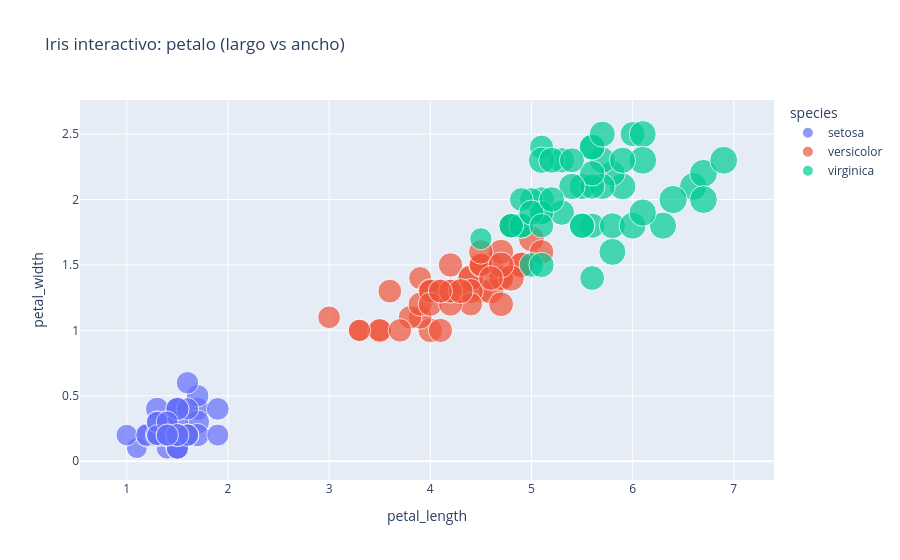

Source (notebook cell):
### Markdown cell above
### ✨ Gráfico interactivo con Plotly Express

Plotly genera gráficos con los que puedes **interactuar**: pasar el ratón para ver valores, hacer zoom o aislar categorías haciendo clic en la leyenda. Ideal para explorar y para reportes web.

### Code cell
# Scatter INTERACTIVO: mismas variables, pero ahora puedes pasar el raton encima
fig = px.scatter(
    df,
    x="petal_length",
    y="petal_width",
    color="species",          # un color por especie
    size="sepal_length",      # el tamano del punto refleja el largo del sepalo
    hover_data=["sepal_width"],  # info extra al pasar el raton
    title="Iris interactivo: petalo (largo vs ancho)",
)
fig.show()

### Figure 1 — Plotly figure (JSON) as saved in the notebook; plotly's stock layout.template omitted (floating-point values rounded to 4 significant figures)
{"data": [{"customdata": [[3.5], [3.0], [3.2], [3.1], [3.6], [3.9], [3.4], [3.4], [2.9], [3.1], [3.7], [3.4], [3.0], [3.0], [4.0], [4.4], [3.9], [3.5], [3.8], [3.8], [3.4], [3.7], [3.6], [3.3], [3.4], [3.0], [3.4], [3.5], [3.4], [3.2], [3.1], [3.4], [4.1], [4.2], [3.1], [3.2], [3.5], [3.1], [3.0], [3.4], [3.5], [2.3], [3.2], [3.5], [3.8], [3.0], [3.8], [3.2], [3.7], [3.3]], "hovertemplate": "species=setosa<br>petal_length=%{x}<br>petal_width=%{y}<br>sepal_length=%{marker.size}<br>sepal_width=%{customdata[0]}<extra></extra>", "legendgroup": "setosa", "marker": {"color": "#636efa", "size": [5.1, 4.9, 4.7, 4.6, 5.0, 5.4, 4.6, 5.0, 4.4, 4.9, 5.4, 4.8, 4.8, 4.3, 5.8, 5.7, 5.4, 5.1, 5.7, 5.1, 5.4, 5.1, 4.6, 5.1, 4.8, 5.0, 5.0, 5.2, 5.2, 4.7, 4.8, 5.4, 5.2, 5.5, 4.9, 5.0, 5.5, 4.9, 4.4, 5.1, 5.0, 4.5, 4.4, 5.0, 5.1, 4.8, 5.1, 4.6, 5.3, 5.0], "sizemode": "area", "sizeref": 0.01975, "symbol": "circle"}, "mode": "markers", "name": "setosa", "orientation": "v", "showlegend": true, "type": "scatter", "x": [1.4, 1.4, 1.3, 1.5, 1.4, 1.7, 1.4, 1.5, 1.4, 1.5, 1.5, 1.6, 1.4, 1.1, 1.2, 1.5, 1.3, 1.4, 1.7, 1.5, 1.7, 1.5, 1.0, 1.7, 1.9, 1.6, 1.6, 1.5, 1.4, 1.6, 1.6, 1.5, 1.5, 1.4, 1.5, 1.2, 1.3, 1.5, 1.3, 1.5, 1.3, 1.3, 1.3, 1.6, 1.9, 1.4, 1.6, 1.4, 1.5, 1.4], "xaxis": "x", "y": [0.2, 0.2, 0.2, 0.2, 0.2, 0.4, 0.3, 0.2, 0.2, 0.1, 0.2, 0.2, 0.1, 0.1, 0.2, 0.4, 0.4, 0.3, 0.3, 0.3, 0.2, 0.4, 0.2, 0.5, 0.2, 0.2, 0.4, 0.2, 0.2, 0.2, 0.2, 0.4, 0.1, 0.2, 0.1, 0.2, 0.2, 0.1, 0.2, 0.2, 0.3, 0.3, 0.2, 0.6, 0.4, 0.3, 0.2, 0.2, 0.2, 0.2], "yaxis": "y"}, {"customdata": [[3.2], [3.2], [3.1], [2.3], [2.8], [2.8], [3.3], [2.4], [2.9], [2.7], [2.0], [3.0], [2.2], [2.9], [2.9], [3.1], [3.0], [2.7], [2.2], [2.5], [3.2], [2.8], [2.5], [2.8], [2.9], [3.0], [2.8], [3.0], [2.9], [2.6], [2.4], [2.4], [2.7], [2.7], [3.0], [3.4], [3.1], [2.3], [3.0], [2.5], [2.6], [3.0], [2.6], [2.3], [2.7], [3.0], [2.9], [2.9], [2.5], [2.8]], "hovertemplate": "species=versicolor<br>petal_length=%{x}<br>petal_width=%{y}<br>sepal_length=%{marker.size}<br>sepal_width=%{customdata[0]}<extra></extra>", "legendgroup": "versicolor", "marker": {"color": "#EF553B", "size": [7.0, 6.4, 6.9, 5.5, 6.5, 5.7, 6.3, 4.9, 6.6, 5.2, 5.0, 5.9, 6.0, 6.1, 5.6, 6.7, 5.6, 5.8, 6.2, 5.6, 5.9, 6.1, 6.3, 6.1, 6.4, 6.6, 6.8, 6.7, 6.0, 5.7, 5.5, 5.5, 5.8, 6.0, 5.4, 6.0, 6.7, 6.3, 5.6, 5.5, 5.5, 6.1, 5.8, 5.0, 5.6, 5.7, 5.7, 6.2, 5.1, 5.7], "sizemode": "area", "sizeref": 0.01975, "symbol": "circle"}, "mode": "markers", "name": "versicolor", "orientation": "v", "showlegend": true, "type": "scatter", "x": [4.7, 4.5, 4.9, 4.0, 4.6, 4.5, 4.7, 3.3, 4.6, 3.9, 3.5, 4.2, 4.0, 4.7, 3.6, 4.4, 4.5, 4.1, 4.5, 3.9, 4.8, 4.0, 4.9, 4.7, 4.3, 4.4, 4.8, 5.0, 4.5, 3.5, 3.8, 3.7, 3.9, 5.1, 4.5, 4.5, 4.7, 4.4, 4.1, 4.0, 4.4, 4.6, 4.0, 3.3, 4.2, 4.2, 4.2, 4.3, 3.0, 4.1], "xaxis": "x", "y": [1.4, 1.5, 1.5, 1.3, 1.5, 1.3, 1.6, 1.0, 1.3, 1.4, 1.0, 1.5, 1.0, 1.4, 1.3, 1.4, 1.5, 1.0, 1.5, 1.1, 1.8, 1.3, 1.5, 1.2, 1.3, 1.4, 1.4, 1.7, 1.5, 1.0, 1.1, 1.0, 1.2, 1.6, 1.5, 1.6, 1.5, 1.3, 1.3, 1.3, 1.2, 1.4, 1.2, 1.0, 1.3, 1.2, 1.3, 1.3, 1.1, 1.3], "yaxis": "y"}, {"customdata": [[3.3], [2.7], [3.0], [2.9], [3.0], [3.0], [2.5], [2.9], [2.5], [3.6], [3.2], [2.7], [3.0], [2.5], [2.8], [3.2], [3.0], [3.8], [2.6], [2.2], [3.2], [2.8], [2.8], [2.7], [3.3], [3.2], [2.8], [3.0], [2.8], [3.0], [2.8], [3.8], [2.8], [2.8], [2.6], [3.0], [3.4], [3.1], [3.0], [3.1], [3.1], [3.1], [2.7], [3.2], [3.3], [3.0], [2.5], [3.0], [3.4], [3.0]], "hovertemplate": "species=virginica<br>petal_length=%{x}<br>petal_width=%{y}<br>sepal_length=%{marker.size}<br>sepal_width=%{customdata[0]}<extra></extra>", "legendgroup": "virginica", "marker": {"color": "#00cc96", "size": [6.3, 5.8, 7.1, 6.3, 6.5, 7.6, 4.9, 7.3, 6.7, 7.2, 6.5, 6.4, 6.8, 5.7, 5.8, 6.4, 6.5, 7.7, 7.7, 6.0, 6.9, 5.6, 7.7, 6.3, 6.7, 7.2, 6.2, 6.1, 6.4, 7.2, 7.4, 7.9, 6.4, 6.3, 6.1, 7.7, 6.3, 6.4, 6.0, 6.9, 6.7, 6.9, 5.8, 6.8, 6.7, 6.7, 6.3, 6.5, 6.2, 5.9], "sizemode": "area", "sizeref": 0.01975, "symbol": "circle"}, "mode": "markers", "name": "virginica", "orientation": "v", "showlegend": true, "type": "scatter", "x": [6.0, 5.1, 5.9, 5.6, 5.8, 6.6, 4.5, 6.3, 5.8, 6.1, 5.1, 5.3, 5.5, 5.0, 5.1, 5.3, 5.5, 6.7, 6.9, 5.0, 5.7, 4.9, 6.7, 4.9, 5.7, 6.0, 4.8, 4.9, 5.6, 5.8, 6.1, 6.4, 5.6, 5.1, 5.6, 6.1, 5.6, 5.5, 4.8, 5.4, 5.6, 5.1, 5.1, 5.9, 5.7, 5.2, 5.0, 5.2, 5.4, 5.1], "xaxis": "x", "y": [2.5, 1.9, 2.1, 1.8, 2.2, 2.1, 1.7, 1.8, 1.8, 2.5, 2.0, 1.9, 2.1, 2.0, 2.4, 2.3, 1.8, 2.2, 2.3, 1.5, 2.3, 2.0, 2.0, 1.8, 2.1, 1.8, 1.8, 1.8, 2.1, 1.6, 1.9, 2.0, 2.2, 1.5, 1.4, 2.3, 2.4, 1.8, 1.8, 2.1, 2.4, 2.3, 1.9, 2.3, 2.5, 2.3, 1.9, 2.0, 2.3, 1.8], "yaxis": "y"}], "layout": {"legend": {"itemsizing": "constant", "title": {"text": "species"}, "tracegroupgap": 0}, "title": {"text": "Iris interactivo: petalo (largo vs ancho)"}, "xaxis": {"anchor": "y", "domain": [0, 1], "title": {"text": "petal_length"}}, "yaxis": {"anchor": "x", "domain": [0, 1], "title": {"text": "petal_width"}}}}
